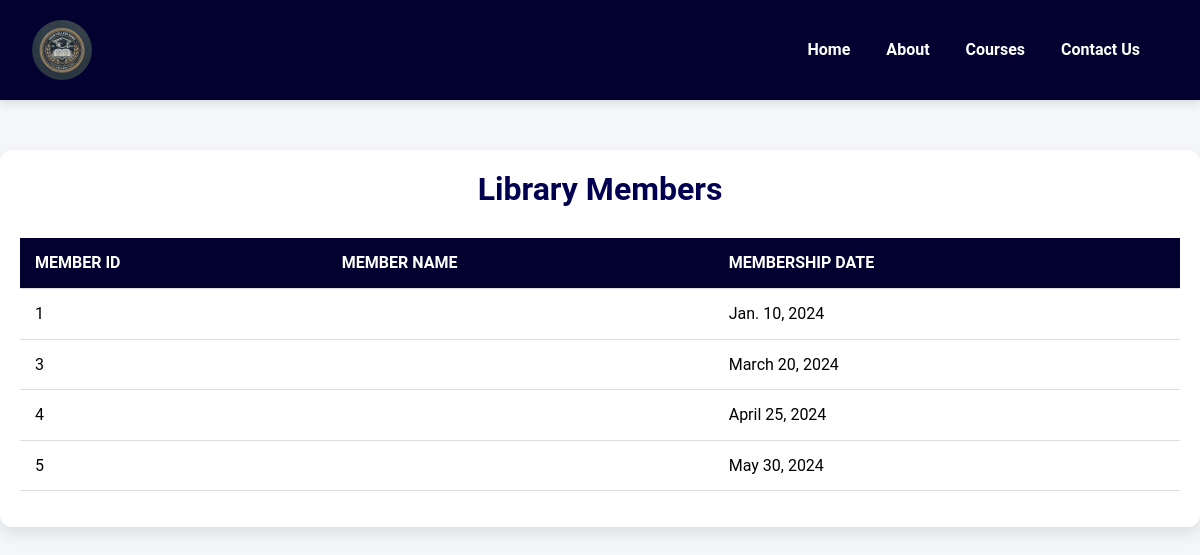
The page /show-members/ on the database its author committed.
### dbms/models.py (models this page shows, shortened)
class LibraryMember(models.Model):
    id = models.AutoField(primary_key=True)
    student = models.ForeignKey(RegisteredStudent, on_delete=models.CASCADE)  # FK to RegisteredStudent
    membership_date = models.DateField()

### dbms/views.py (the view)
# urls.py: path('show-members/', show_members, name='show_members'),
def show_members(request):
    members = LibraryMember.objects.all()  # Fetch all member entries
    context = {
        'members': members,
    }
    return render(request, 'show_members.html', context)

### templates/show_members.html (shortened to what this page needs)
{%load static%}
<!DOCTYPE html>
<html lang="en">
<head>
    <link rel="stylesheet" href="https://cdn.jsdelivr.net/npm/bootstrap@5.3.3/dist/css/bootstrap.min.css" />
    <link rel="stylesheet" href="https://cdn.jsdelivr.net/npm/bootstrap@5.3.3/dist/css/bootstrap.min.css" />
    <link rel="stylesheet" href="{% static 'lib.css' %}" />
</head>
<body>
    <nav class="navbar navbar-expand-lg">
        <div class="container-fluid">
            <a class="navbar-brand" href="#">
                <img src="{% static 'images/logo.png' %}" alt="College Logo" />
            </a>
            <div class="collapse navbar-collapse" id="navbarNav">
                <ul class="navbar-nav ms-auto">
                    <li class="nav-item">
                        <a class="nav-link" href="{% url 'home' %}"> <b>Home</b></a>
                    </li>
                    <li class="nav-item">
                        <a class="nav-link" href="{% url 'about' %}"> <b>About</b></a>
                    </li>
                    <li class="nav-item">
                        <a class="nav-link" href="{% url 'show_courses' %}"> <b>Courses</b></a>
                    </li>
                    <li class="nav-item">
                        <a class="nav-link" href="{% url 'contact' %}"> <b>Contact Us</b></a>
                    </li>
                </ul>
            </div>
        </div>
    </nav>
    <div class="container">
        <h2>Library Members</h2>
        <table class="table">
            <thead>
                <tr>
                    <th>Member ID</th>
                    <th>Member Name</th>
                    <th>Membership Date</th>
                </tr>
            </thead>
            <tbody>
                {% for member in members %}
                <tr>
                    <td>{{ member.id }}</td>
                    <td>{{ member.member.student_name }}</td>
                    <td>{{ member.membership_date }}</td>
                </tr>
                {% endfor %}
            </tbody>
        </table>
    </div>
</body>
</html>

### dbms/static/lib.css (style rules this page uses)
*, *::before, *::after { box-sizing: border-box; margin: 0; padding: 0; }
body { background-color: #f4f6f9; font-family: "Roboto", sans-serif; color: #333; line-height: 1.6; font-size: 16px; }
.navbar { background-color: #02012f; padding: 15px 20px; box-shadow: 0 4px 8px rgba(0, 0, 0, 0.1); }
.navbar-brand { display: flex; align-items: center; }
.navbar-brand img { height: 60px; border-radius: 50%; margin-right: 10px; }
.nav-link { color: #ffffff !important; margin-right: 20px; font-size: 1rem; font-weight: 500; transition: color 0.3s ease; }

### templates/show_members.html (style rules this page uses)
.container { max-width: 1200px; margin: 50px auto; padding: 20px; background-color: #ffffff; border-radius: 12px; box-shadow: 0 6px 15px rgba(0, 0, 0, 0.1); }
body { font-family: "Roboto", sans-serif; }
.table { width: 100%; border-collapse: collapse; margin-top: 20px; text-align: left; background-color: #f4f6f9; }
.table th, .table td { padding: 12px 15px; border-bottom: 1px solid #ddd; }
.table th { background-color: #02012f; color: #ffffff; font-weight: 700; text-transform: uppercase; }
.table tbody tr:nth-child(even) { background-color: #f9f9f9; }
h2 { text-align: center; color: #010050; font-size: 2rem; margin-bottom: 30px; font-weight: 600; }

### rows shown on the page
LibraryMember: id "1", membership_date "Jan. 10, 2024"
LibraryMember: id "3", membership_date "March 20, 2024"
LibraryMember: id "4", membership_date "April 25, 2024"
LibraryMember: id "5", membership_date "May 30, 2024"
